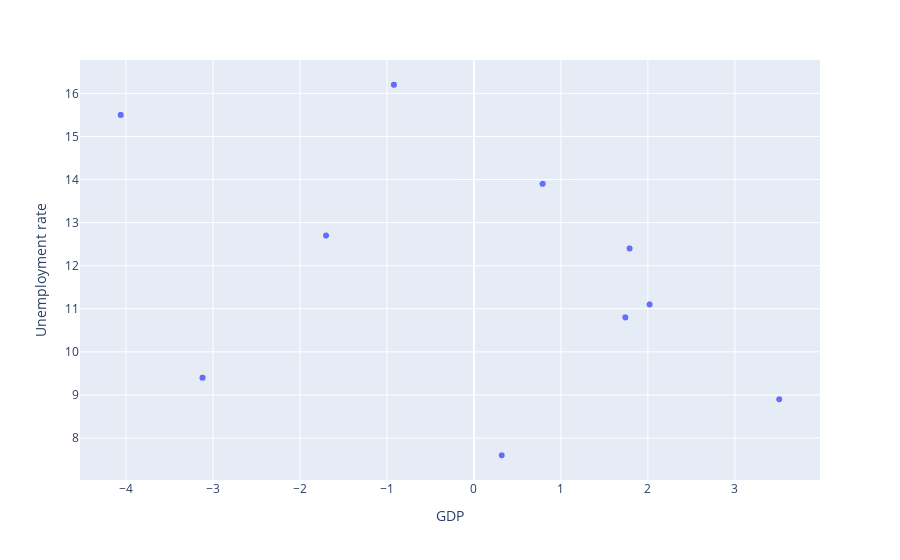

Notebook source saved alongside this figure:
### Code cell
GDP_UR_scatter = px.scatter(df, x = "GDP", y = "Unemployment rate")
GDP_UR_scatter.show()

### Figure 1 — Plotly figure (JSON) as saved in the notebook; plotly's stock layout.template omitted (floating-point values rounded to 4 significant figures; data arrays with more than 128 entries replaced by an {"elided": "..."} marker saying what was removed)
{"data": [{"hovertemplate": "GDP=%{x}<br>Unemployment rate=%{y}<extra></extra>", "legendgroup": "", "marker": {"color": "#636efa", "symbol": "circle"}, "mode": "markers", "name": "", "showlegend": false, "type": "scattergl", "x": {"elided": "4424 float values"}, "xaxis": "x", "y": {"elided": "4424 float values"}, "yaxis": "y"}], "layout": {"legend": {"tracegroupgap": 0}, "margin": {"t": 60}, "xaxis": {"anchor": "y", "domain": [0, 1], "title": {"text": "GDP"}}, "yaxis": {"anchor": "x", "domain": [0, 1], "title": {"text": "Unemployment rate"}}}}
